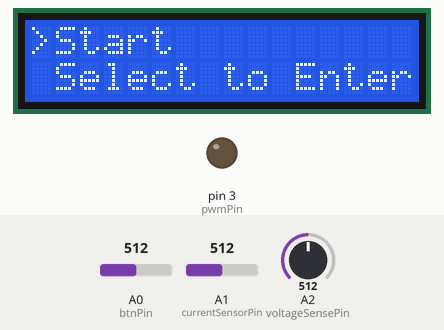
The sketch below on a simulated Arduino Uno, built with avr-gcc and run on an emulated ATmega328P. Parts: 16×2 character LCD, output pins drawn as LEDs (lit = HIGH). The test bench sets the inputs (shaded band); at power-on: A0 (btnPin) = 512, A2 (voltageSensePin) = 512, A1 (currentSensorPin) = 512. Storage starts empty; what the sketch prints to the serial monitor is not drawn.

Above: at 3.2 s.
3.3 s: A0 (btnPin) set to 582
4.8 s: A0 (btnPin) set to 615
At 5.13 s:
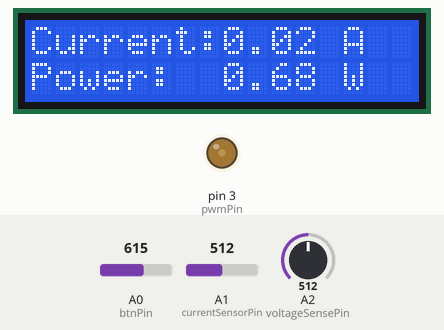
7.8 s: A2 (voltageSensePin) set to 390
At 10.3 s:
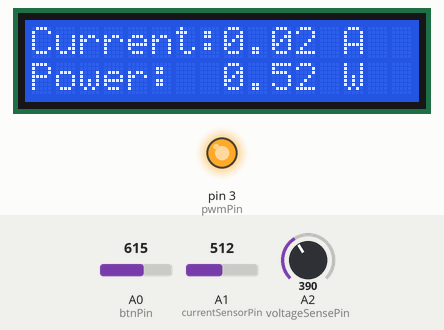
10.8 s: A1 (currentSensorPin) set to 810
At 12.6 s:
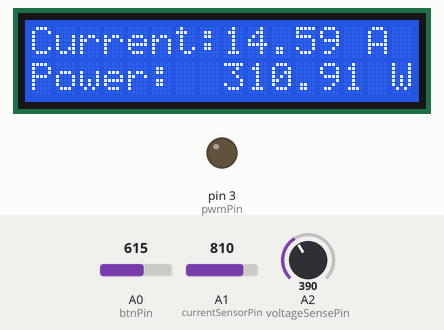
12.8 s: A1 (currentSensorPin) set to 790
At 14.0 s:
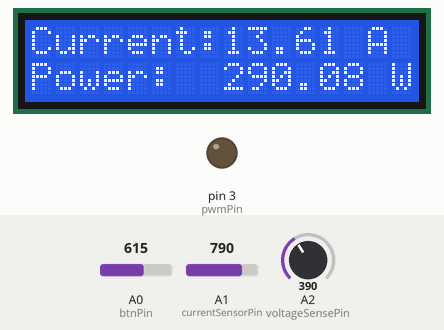
14.3 s: A2 (voltageSensePin) set to 306
At 15.0 s:
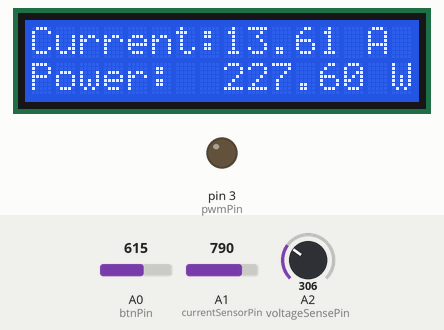
Timing chart, 0 to 16.8 s (numbered marks = the images above; inputs shaded):
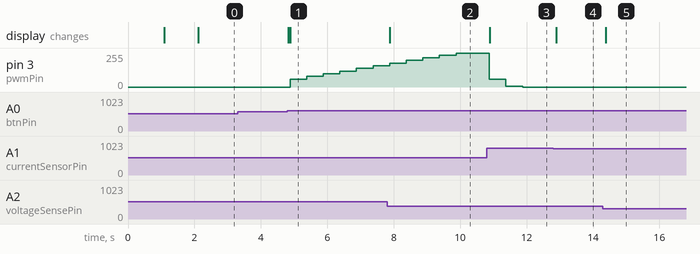

The sketch:

Electronic_Load_V1.ino
```cpp
#include <LiquidCrystal.h>
#include <SPI.h>
#include <SD.h>

#define DEBUG 1
#define BAUDRATE_SERIAL0 115200
#define Kp 5.0
#define Ki 0.2
#define Kd 1.0
#define MaxSystemVoltage 55
#define MaxSystemCurrent 10

//---------------- PIN DECLARATIONS---------------------
//LCD pin to Arduino, using 4-bit mode
const int pin_RS = 8;
const int pin_EN = 9;
const int pin_d4 = 4;   // Data Line 4
const int pin_d5 = 5;   // Data Line 5
const int pin_d6 = 6;   // Data Line 6
const int pin_d7 = 7;   // Data Line 7
const int pin_BL = 10;  // LCD Backlight
// Function Pins
const int SDchipSelect = 2;
const int pwmPin = 3;  // Change this to your desired PWM pin
const int btnPin = A0;
const int currentSensorPin = A1;  // ACS712 sensor pin
const int voltageSensePin = A2;   // Voltage estimated via A2 in future will use adc ads1115 of more precise values
// Menu States
enum MenuState {
  MAIN_MENU,
  SETTINGS_MENU,
  SET_VOLTAGE,
  SET_CURRENT,
  MONITOR_POWER,
  ABOUT
};
MenuState currentState = MAIN_MENU;
// Menu Items
enum {
  Start,
  Settings,
  About
};
enum {
  Set_Voltage,
  Set_Current,
};
// A0 Button
enum ButtonSelect {
  PLACEHOLDER_FOR_0,
  SELECT,
  LEFT,
  DOWN,
  UP,
  RIGHT
};

//---------------- VARIABLE DECLARATIONS---------------------
int raw_A0_value = 0;
// Floats for resistor values in divider (in ohms)
float R1 = 1000000.0;
float R2 = 75000.0;
// Float for Reference Voltage
float ref_voltage = 5.0;

int target_power = 240;  // targetVoltage * targetCurrent, default 60 * 4 = 240 W
char buffer[50];         // Enough space for the serial0 message
unsigned long lastPowerUpdate = 0;
unsigned long lastVoltageUpdate = 0;
const int powerUpdateInterval = 500;        // 500ms update interval
const int VoltageReadUpdateInterval = 500;  // 500ms update interval
int pwmValue = 0;                           // Initial PWM duty cycle (0-255)
unsigned long lastPressTime = 0;
const int debounceDelay = 200;  // Milliseconds to avoid flicker
int mainMenuIndex = Start;
int settingsMenuIndex = Set_Voltage;
int targetVoltage = 60;  // Default Target Voltage
int targetCurrent = 4;   // Default Target Current
int lastKey = 0;
float measuredVoltage = 0.0;  // Variable to store supply voltage
float measuredCurrent = 0.0;  // Variable to store sensor output
float measuredPower = 0.0;    // Variable to store estimated Power Consumed

//---------------- OBJECT DECLARATIONS---------------------
LiquidCrystal lcd(pin_RS, pin_EN, pin_d4, pin_d5, pin_d6, pin_d7);

void setup() {
  delay(1000);
  Serial.begin(BAUDRATE_SERIAL0);
  Serial.print("Serial Started at Baud: ");
  Serial.println(BAUDRATE_SERIAL0);

  lcd.begin(16, 2);  // col, row
  lcd.clear();

  if (!SD.begin(SDchipSelect)) {
    Serial.println("SD Initialization failed!");
    lcd.setCursor(0, 0);
    lcd.print("SD Card Failed!");
    delay(3000);
  } else {
    debugPrint("SD Card Present");
  }

  lcd.clear();
  lcd.setCursor(0, 0);  // col, row
  lcd.print(" Electronic Load");
  delay(1000);
  lcd.clear();

  updateDisplay();
}

void loop() {
  int key = getKey();
  if (key != lastKey && ((millis() - lastPressTime) > debounceDelay)) {
    lastPressTime = millis();
    lastKey = key;
    handleMenu(key);
    printButtonPress(key);
    updateDisplay();
  }
  if (currentState == ABOUT) {
    displayAbout();  // Continuously update About screen
  } else if (currentState == MONITOR_POWER) {
    monitorPower();
  }

  unsigned long voltageMillis = millis();

  if (voltageMillis - lastVoltageUpdate >= VoltageReadUpdateInterval) {
    lastVoltageUpdate = voltageMillis;
    measureVoltage();
    Serial.print("measuredVoltage: ");
    Serial.println(measuredVoltage);
  }
}

void handleMenu(int key) {
  switch (currentState) {
    case MAIN_MENU:
      if (key == DOWN) mainMenuIndex = (mainMenuIndex + 1) % 3;
      if (key == UP) mainMenuIndex = (mainMenuIndex + 2) % 3;
      if (key == SELECT) {
        if (mainMenuIndex == Settings) currentState = SETTINGS_MENU;    // switch to settings menu
        else if (mainMenuIndex == Start) currentState = MONITOR_POWER;  // Start Loading the Supply
        else if (mainMenuIndex == About) currentState = ABOUT;          // Start Loading the Supply
      }
      break;

    case SETTINGS_MENU:
      if (key == DOWN) settingsMenuIndex = (settingsMenuIndex + 1) % 2;
      if (key == UP) settingsMenuIndex = (settingsMenuIndex + 2) % 2;
      if (key == SELECT) currentState = (settingsMenuIndex == 0) ? SET_VOLTAGE : SET_CURRENT;
      if (key == LEFT) currentState = MAIN_MENU;
      break;

    case SET_VOLTAGE:
      if ((key == UP) && (targetVoltage < MaxSystemVoltage)) {
        targetVoltage++;
        updateTargetPower();
      } else if ((key == UP) && (targetVoltage >= MaxSystemVoltage)) {
        debugPrint("Voltage limit reached!");  // Notify user
      }
      if ((key == DOWN) && (targetVoltage > 0)) {
        targetVoltage--;
        updateTargetPower();
      }
      if (key == LEFT) currentState = SETTINGS_MENU;
      break;

    case SET_CURRENT:
      if ((key == UP) && (targetCurrent < MaxSystemCurrent)) {
        targetCurrent++;
        updateTargetPower();
      } else if ((key == UP) && (targetCurrent >= MaxSystemCurrent)) {
        debugPrint("Current limit reached!");  // Notify user
      }
      if ((key == DOWN) && (targetCurrent > 0)) {
        targetCurrent--;
        updateTargetPower();
      }
      if (key == LEFT) currentState = SETTINGS_MENU;
      break;
    case MONITOR_POWER:
      if (key == LEFT) currentState = MAIN_MENU;  // Exit monitoring
      break;
  }
}

void updateDisplay() {
  static float lastCurrent = -1, lastPower = -1, lastVoltage = -1;
  switch (currentState) {
    case MAIN_MENU:
      lcd.clear();
      lcd.setCursor(0, 0);  // col, row
      lcd.print(">" + getMenuItem(mainMenuIndex));
      lcd.setCursor(0, 1);  // col, row
      lcd.print(" Select to Enter ");
      break;
    case SETTINGS_MENU:
      lcd.clear();
      lcd.setCursor(0, 0);  // col, row
      lcd.print("> " + getSettingsItem(settingsMenuIndex));
      lcd.setCursor(0, 1);  // col, row
      lcd.print(" Left to Go Back ");
      break;
    case SET_VOLTAGE:
      lcd.clear();
      lcd.setCursor(0, 0);  // col, row
      lcd.print("Set Voltage:");
      lcd.setCursor(0, 1);  // col, row
      lcd.print(targetVoltage);
      lcd.print("V");
      break;
    case SET_CURRENT:
      lcd.clear();
      lcd.setCursor(0, 0);  // col, row
      lcd.print("Set Current:");
      lcd.setCursor(0, 1);  // col, row
      lcd.print(targetCurrent);
      lcd.print("A");
      break;
    case MONITOR_POWER:
      lcd.setCursor(0, 0);  // col, row
      lcd.print("Current:");
      if (measuredCurrent != lastCurrent) {
        lcd.setCursor(8, 0);
        lcd.print("        ");  // Clear previous value
        lcd.setCursor(8, 0);
        lcd.print(measuredCurrent, 2);
        lcd.print(" A");
      }
      lcd.setCursor(0, 1);  // col, row
      lcd.print("Power:");
      if (measuredPower != lastPower) {
        lcd.setCursor(6, 1);
        lcd.print("           ");  // Clear previous value
        lcd.setCursor(8, 1);
        lcd.print(measuredPower, 2);
        lcd.print(" W");
      }

      lastCurrent = measuredCurrent;
      lastPower = measuredPower;
      break;
    case ABOUT:
      displayAbout();
      break;
  }
}

String getMenuItem(int index) {
  String menuItems[] = { "Start", "Settings", "About" };
  return menuItems[index];
}

String getSettingsItem(int index) {
  String settingsItems[] = { "Set Voltage", "Set Current" };
  return settingsItems[index];
}

int getKey() {
  int val = analogRead(btnPin);
  if (val < 60) return RIGHT;
  if (val < 200) return UP;
  if (val < 400) return DOWN;
  if (val < 600) return LEFT;
  if (val < 800) return SELECT;
  return 0;  // NO BUTTON
}

void printButtonPress(int key) {
  if (key == PLACEHOLDER_FOR_0) return;  // Ignore invalid key presses

  String message = "Button Pressed: ";

  switch (key) {
    case SELECT: message += "SELECT"; break;
    case LEFT: message += "LEFT"; break;
    case DOWN: message += "DOWN"; break;
    case UP: message += "UP"; break;
    case RIGHT: message += "RIGHT"; break;
  }

  // If inside voltage or current setting, also print values
  if (currentState == MAIN_MENU) {
    message += " | Main Menu: " + getMenuItem(mainMenuIndex);
  } else if (currentState == SETTINGS_MENU) {
    message += " | Settings Menu: " + getSettingsItem(settingsMenuIndex);
  } else if ((currentState == SET_VOLTAGE) || (currentState == SET_CURRENT)) {
    message += " | targetVoltage: " + String(targetVoltage) + "V" + " | targetCurrent: " + String(targetCurrent) + " A" + " | Target Power: " + String(target_power) + " W";
  }

  debugPrint(message);
  logKeys(message);  // Logging Key Strokes
}

float getSmoothReading(int pin, int numSamples = 10) {
  float sum = 0;
  for (int i = 0; i < numSamples; i++) {
    sum += analogRead(pin);
    delay(2);
  }
  return sum / numSamples;
}

void measureCurrent() {
  int rawValue = getSmoothReading(currentSensorPin);
  float sensorVoltage = rawValue * (5.0 / 1023.0);  // Convert ADC value to voltage
  measuredCurrent = (sensorVoltage - 2.5) / 0.1;    // ACS712-20A: 100mV per A
  if (measuredCurrent < 0) measuredCurrent = 0.0;
}

void measureVoltage() {
  int rawValue = getSmoothReading(voltageSensePin);
  float sensorVoltage = 0.78 * (rawValue * ref_voltage) / 1023.0;  // Convert ADC value to voltage
  measuredVoltage =  sensorVoltage / (R2/(R1+R2));//mapfloat(sensorVoltage, 0.0, 5.0, 0.0, 55.0);
  if (measuredVoltage < 0) measuredVoltage = 0.0;
}

void updateMeasuredPower() {
  String message = "Measured Voltage: ";

  measuredPower = measuredVoltage * measuredCurrent;

  message += String(measuredVoltage) + " V" + " | measuredCurrent: " + String(measuredCurrent) + " A" + " | measuredPower: " + String(measuredPower) + " W" + " | regulationPWMvalue: " + String(pwmValue);

  debugPrint(message);
  logPower(message);  // Logging Key Strokes
}

void updateTargetPower() {
  target_power = targetVoltage * targetCurrent;
}

void monitorPower() {
  if (currentState == MONITOR_POWER) {
    unsigned long currentMillis = millis();

    if (currentMillis - lastPowerUpdate >= powerUpdateInterval) {
      lastPowerUpdate = currentMillis;

      measureCurrent();
      measureVoltage();
      updateMeasuredPower();
      regulateCurrent();  // Adjust PWM to maintain current
      updateDisplay();
    }
  }
}

void regulateCurrent() {
  static float previousError = 0;
  static float integral = 0;
  float error = targetCurrent - measuredCurrent;

  integral += error * 0.1;
  float derivative = (error - previousError) / 0.1;

  pwmValue += (error * Kp) + (integral * Ki) + (derivative * Kd);

  pwmValue = constrain(pwmValue, 0, 255);
  analogWrite(pwmPin, pwmValue);

  previousError = error;
}

float mapfloat(float x, float in_min, float in_max, float out_min, float out_max) {
  return (x - in_min) * (out_max - out_min) / (in_max - in_min) + out_min;
}

void debugPrint(String message) {
  if (DEBUG) Serial.println(message);
}

void displayAbout() {
  String aboutText = "Arduino Electronic Load - Designed by KAUSHAL   ";
  int textLength = aboutText.length();
  static int scrollIndex = 0;
  static unsigned long lastScrollTime = 0;
  const int scrollSpeed = 300;  // Adjust speed (milliseconds)

  if (millis() - lastScrollTime >= scrollSpeed) {
    lastScrollTime = millis();

    // Extract 16-character portion of the text
    String displayText = aboutText.substring(scrollIndex, scrollIndex + 16);

    lcd.clear();
    lcd.setCursor(0, 0);
    lcd.print("About:");
    lcd.setCursor(0, 1);
    lcd.print(displayText);

    // Scroll the text by moving the window
    scrollIndex++;
    if (scrollIndex > textLength - 16) {  // Reset scrolling when reaching the end
      scrollIndex = 0;
    }
  }
}

void logKeys(String logMessage) {
  File logFile = SD.open("logKeys.txt", FILE_WRITE);
  if (logFile) {
    logFile.println(logMessage);
    logFile.close();
  } else {
    Serial.println("Error writing to logKeys.txt");
  }
}

void logPower(String logMessage) {
  if (currentState == MONITOR_POWER) {  // Ensure logs are only written in Monitor mode
    File logFile = SD.open("logPower.txt", FILE_WRITE);
    if (logFile) {
      logFile.println(logMessage);
      logFile.close();
    } else {
      Serial.println("Error writing to logPower.txt");
    }
  }
}
```

Measured:
- the behaviour switches between 599 and 600 on A0 (btnPin) (found by bisection; images 0 and 1)
- after the input at 3.3 s, every drawn part: stays the same
- after the input at 4.8 s, pin 3 (pwmPin): moves from 0/255 to 159/255 over 2.5 s, starting after 0.08 s; the display: first changes at once (image 1 shows a later state)
- after the input at 7.8 s, the display: changes after 0.08 s (image 2)
- after the input at 10.8 s, pin 3 (pwmPin): 255/255 → 57/255 after 0.08 s, → 4/255 0.50 s later, → 0/255 0.50 s later; the display: changes after 0.09 s (image 3)
- after the input at 12.8 s, the display: changes after 0.09 s (image 4)
- after the input at 14.3 s, the display: changes after 0.08 s (image 5)
